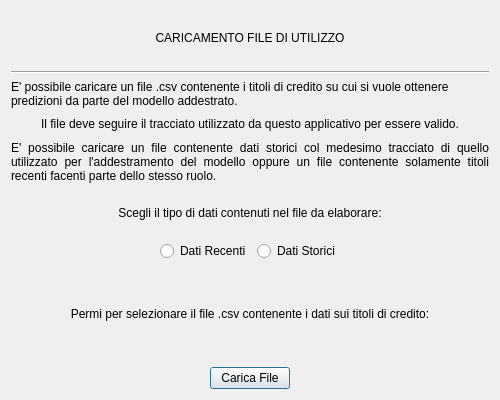
<?xml version="1.0" encoding="UTF-8"?>
<ui version="4.0">
 <class>Dialog</class>
 <widget class="QDialog" name="Dialog">
  <property name="geometry">
   <rect>
    <x>0</x>
    <y>0</y>
    <width>500</width>
    <height>400</height>
   </rect>
  </property>
  <property name="sizePolicy">
   <sizepolicy hsizetype="Fixed" vsizetype="Fixed">
    <horstretch>0</horstretch>
    <verstretch>0</verstretch>
   </sizepolicy>
  </property>
  <property name="windowTitle">
   <string>Caricamento File Utilizzo</string>
  </property>
  <layout class="QVBoxLayout" name="verticalLayout">
   <item>
    <layout class="QVBoxLayout" name="verticalLayout_2">
     <item>
      <widget class="QLabel" name="label_2">
       <property name="text">
        <string>CARICAMENTO FILE DI UTILIZZO</string>
       </property>
       <property name="alignment">
        <set>Qt::AlignCenter</set>
       </property>
      </widget>
     </item>
     <item>
      <widget class="Line" name="line">
       <property name="orientation">
        <enum>Qt::Horizontal</enum>
       </property>
      </widget>
     </item>
     <item>
      <layout class="QVBoxLayout" name="verticalLayout_3">
       <item>
        <widget class="QLabel" name="label_4">
         <property name="text">
          <string>E' possibile caricare un file .csv contenente i titoli di credito su cui si vuole ottenere predizioni da parte del modello addestrato.</string>
         </property>
         <property name="wordWrap">
          <bool>true</bool>
         </property>
        </widget>
       </item>
       <item>
        <widget class="QLabel" name="label_5">
         <property name="text">
          <string>Il file deve seguire il tracciato utilizzato da questo applicativo per essere valido.</string>
         </property>
         <property name="alignment">
          <set>Qt::AlignCenter</set>
         </property>
        </widget>
       </item>
      </layout>
     </item>
    </layout>
   </item>
   <item>
    <layout class="QVBoxLayout" name="verticalLayout_6">
     <item>
      <layout class="QVBoxLayout" name="verticalLayout_4">
       <item>
        <widget class="QLabel" name="label">
         <property name="text">
          <string>E' possibile caricare un file contenente dati storici col medesimo tracciato di quello utilizzato per l'addestramento del modello oppure un file contenente solamente titoli recenti facenti parte dello stesso ruolo.</string>
         </property>
         <property name="alignment">
          <set>Qt::AlignJustify|Qt::AlignVCenter</set>
         </property>
         <property name="wordWrap">
          <bool>true</bool>
         </property>
        </widget>
       </item>
       <item>
        <widget class="QLabel" name="label_6">
         <property name="text">
          <string>Scegli il tipo di dati contenuti nel file da elaborare:</string>
         </property>
         <property name="alignment">
          <set>Qt::AlignCenter</set>
         </property>
        </widget>
       </item>
       <item>
        <layout class="QHBoxLayout" name="horizontalLayout">
         <item>
          <spacer name="horizontalSpacer">
           <property name="orientation">
            <enum>Qt::Horizontal</enum>
           </property>
           <property name="sizeHint" stdset="0">
            <size>
             <width>40</width>
             <height>20</height>
            </size>
           </property>
          </spacer>
         </item>
         <item>
          <widget class="QRadioButton" name="radio_recenti">
           <property name="text">
            <string>Dati Recenti</string>
           </property>
          </widget>
         </item>
         <item>
          <widget class="QRadioButton" name="radio_storici">
           <property name="text">
            <string>Dati Storici</string>
           </property>
          </widget>
         </item>
         <item>
          <spacer name="horizontalSpacer_2">
           <property name="orientation">
            <enum>Qt::Horizontal</enum>
           </property>
           <property name="sizeHint" stdset="0">
            <size>
             <width>40</width>
             <height>20</height>
            </size>
           </property>
          </spacer>
         </item>
        </layout>
       </item>
      </layout>
     </item>
    </layout>
   </item>
   <item>
    <layout class="QVBoxLayout" name="verticalLayout_5">
     <item>
      <widget class="QLabel" name="label_3">
       <property name="text">
        <string>Permi per selezionare il file .csv contenente i dati sui titoli di credito:</string>
       </property>
       <property name="alignment">
        <set>Qt::AlignCenter</set>
       </property>
      </widget>
     </item>
     <item>
      <layout class="QHBoxLayout" name="horizontalLayout_2">
       <item>
        <spacer name="horizontalSpacer_3">
         <property name="orientation">
          <enum>Qt::Horizontal</enum>
         </property>
         <property name="sizeType">
          <enum>QSizePolicy::Expanding</enum>
         </property>
         <property name="sizeHint" stdset="0">
          <size>
           <width>40</width>
           <height>20</height>
          </size>
         </property>
        </spacer>
       </item>
       <item>
        <widget class="QPushButton" name="pushButton">
         <property name="text">
          <string>Carica File</string>
         </property>
        </widget>
       </item>
       <item>
        <spacer name="horizontalSpacer_4">
         <property name="orientation">
          <enum>Qt::Horizontal</enum>
         </property>
         <property name="sizeType">
          <enum>QSizePolicy::Expanding</enum>
         </property>
         <property name="sizeHint" stdset="0">
          <size>
           <width>40</width>
           <height>20</height>
          </size>
         </property>
        </spacer>
       </item>
      </layout>
     </item>
    </layout>
   </item>
  </layout>
 </widget>
 <resources/>
 <connections/>
</ui>
